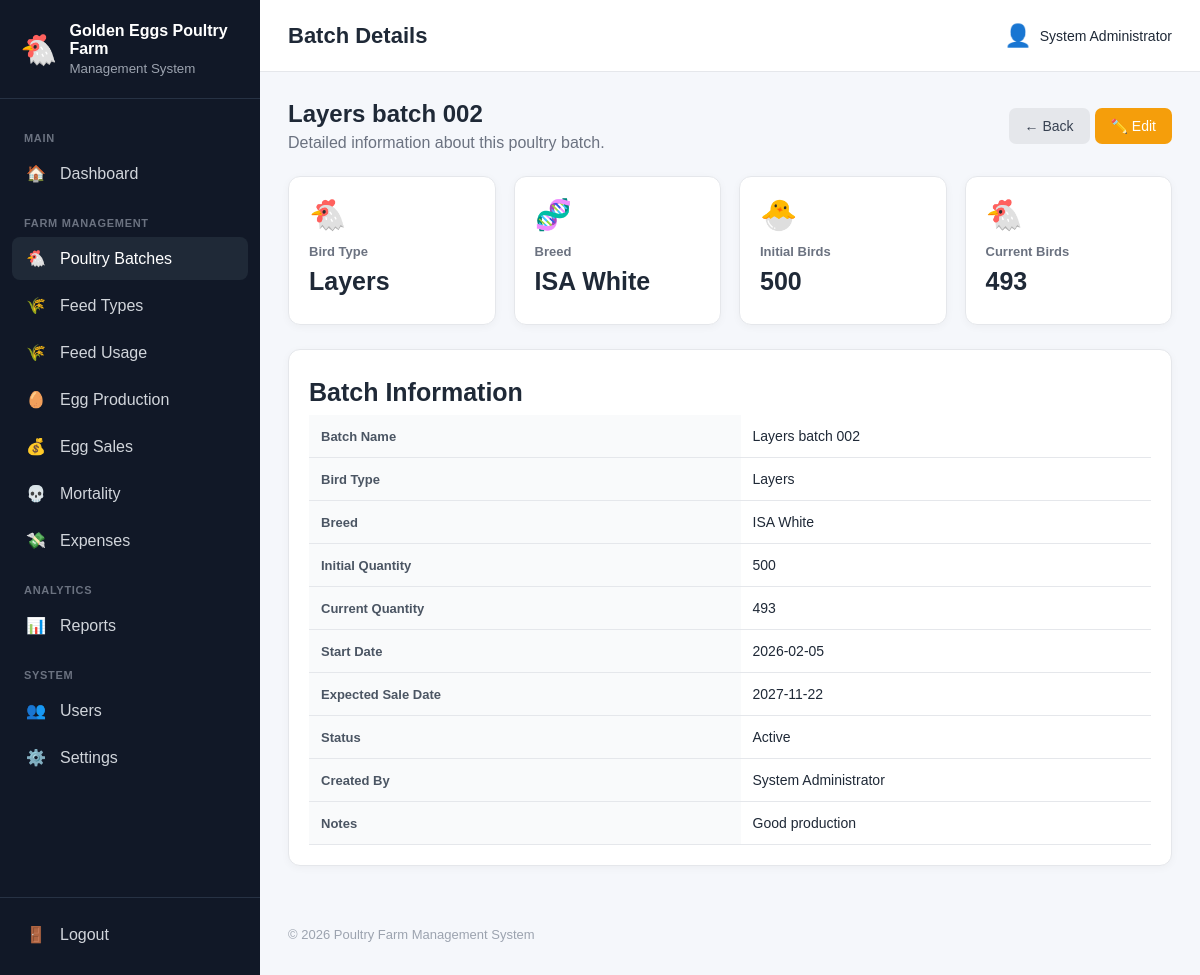
Screenshot of /batches/view.php?id=4 (signed in) with the database file from the repository.
### tables this page shows
CREATE TABLE `farm_settings` (
  `id` int(10) unsigned NOT NULL AUTO_INCREMENT,
  `farm_name` varchar(150) NOT NULL,
  `farm_location` varchar(255) DEFAULT NULL,
  `phone` varchar(50) DEFAULT NULL,
  `email` varchar(150) DEFAULT NULL,
  `currency` varchar(10) DEFAULT 'GHS',
  `timezone` varchar(100) DEFAULT 'Africa/Accra',
  `created_at` timestamp NOT NULL DEFAULT current_timestamp(),
  `updated_at` timestamp NOT NULL DEFAULT current_timestamp() ON UPDATE current_timestamp(),
  PRIMARY KEY (`id`)
);

CREATE TABLE `poultry_batches` (
  `id` int(10) unsigned NOT NULL AUTO_INCREMENT,
  `batch_name` varchar(100) NOT NULL,
  `bird_type` varchar(100) NOT NULL,
  `breed` varchar(100) DEFAULT NULL,
  `initial_quantity` int(10) unsigned NOT NULL,
  `current_quantity` int(10) unsigned NOT NULL,
  `date_started` date NOT NULL,
  `expected_sale_date` date DEFAULT NULL,
  `status` enum('active','sold','completed') DEFAULT 'active',
  `notes` text DEFAULT NULL,
  `created_by` int(10) unsigned DEFAULT NULL,
  `created_at` timestamp NOT NULL DEFAULT current_timestamp(),
  `updated_at` timestamp NOT NULL DEFAULT current_timestamp() ON UPDATE current_timestamp(),
  PRIMARY KEY (`id`),
  KEY `idx_batch_status` (`status`),
  KEY `idx_batch_date` (`date_started`),
  KEY `fk_batch_user` (`created_by`),
  CONSTRAINT `fk_batch_user` FOREIGN KEY (`created_by`) REFERENCES `users` (`id`) ON DELETE SET NULL
);

CREATE TABLE `users` (
  `id` int(10) unsigned NOT NULL AUTO_INCREMENT,
  `full_name` varchar(150) NOT NULL,
  `username` varchar(100) NOT NULL,
  `email` varchar(150) DEFAULT NULL,
  `password_hash` varchar(255) NOT NULL,
  `role` enum('admin','co_owner','employee') NOT NULL DEFAULT 'employee',
  `status` enum('active','inactive') NOT NULL DEFAULT 'active',
  `last_login` datetime DEFAULT NULL,
  `created_at` timestamp NOT NULL DEFAULT current_timestamp(),
  `updated_at` timestamp NOT NULL DEFAULT current_timestamp() ON UPDATE current_timestamp(),
  PRIMARY KEY (`id`),
  UNIQUE KEY `username` (`username`),
  UNIQUE KEY `email` (`email`)
);

### includes/functions.php (called while the page is built, shortened)
<?php
function e(?string $value): string
{
    return htmlspecialchars(
        $value ?? '',
        ENT_QUOTES,
        'UTF-8'
    );
}
function farmSettings(): array
{
    global $pdo;
    $settings = [
        'farm_name' =>
            defined('DEFAULT_FARM_NAME')
                ? DEFAULT_FARM_NAME
                : 'Poultry Farm',
        'farm_location' =>
            'Ghana',
        'phone' =>
            null,
        'email' =>
            null,
        'currency' =>
            defined('DEFAULT_CURRENCY')
                ? DEFAULT_CURRENCY
                : 'GHS',
        'timezone' =>
            defined('DEFAULT_TIMEZONE')
                ? DEFAULT_TIMEZONE
                : 'Africa/Accra'
    ];
    try {
        $stmt = $pdo->query("
            SELECT
                farm_name,
                farm_location,
                phone,
                email,
                currency,
                timezone
            FROM farm_settings
            ORDER BY id ASC
            LIMIT 1
        ");
        $databaseSettings =
            $stmt->fetch(PDO::FETCH_ASSOC);
        if ($databaseSettings) {
            $settings = array_merge(
                $settings,
                $databaseSettings
            );
        }
    } catch (Throwable $e) {
    }
    return $settings;
}
function farmName(): string
{
    return (string) (
        farmSettings()['farm_name']
        ?? 'Poultry Farm'
    );
}
function number(int|float $value): string
{
    return number_format(
        (float)$value
    );
}

### batches/view.php (the view, shortened to what this page needs)
<?php
require_once __DIR__ . '/../config/database.php';
require_once __DIR__ . '/../includes/functions.php';
$id = filter_input(INPUT_GET, 'id', FILTER_VALIDATE_INT);
$stmt = $pdo->prepare("
    SELECT
        pb.*,
        u.full_name AS created_by_name
    FROM poultry_batches pb
    LEFT JOIN users u
        ON pb.created_by = u.id
    WHERE pb.id = ?
    LIMIT 1
");
$stmt->execute([$id]);
$batch = $stmt->fetch();
require_once __DIR__ . '/../includes/header.php';
?>
<div class="page-header">
    <div>
        <h2><?= e($batch['batch_name']) ?></h2>
        <p>Detailed information about this poultry batch.</p>
    </div>
    <div class="action-buttons">
        <a href="index.php" class="btn btn-secondary">
            ← Back
        </a>
        <a href="edit.php?id=<?= (int) $batch['id'] ?>" class="btn btn-warning">
            ✏️ Edit
        </a>
    </div>
</div>
<div class="dashboard-grid">
    <div class="dashboard-card">
        <div class="dashboard-card-icon">🐔</div>
        <h6>Bird Type</h6>
        <h3><?= e($batch['bird_type']) ?></h3>
    </div>
    <div class="dashboard-card">
        <div class="dashboard-card-icon">🧬</div>
        <h6>Breed</h6>
        <h3><?= e($batch['breed'] ?: '—') ?></h3>
    </div>
    <div class="dashboard-card">
        <div class="dashboard-card-icon">🐣</div>
        <h6>Initial Birds</h6>
        <h3><?= number((int) $batch['initial_quantity']) ?></h3>
    </div>
    <div class="dashboard-card">
        <div class="dashboard-card-icon">🐔</div>
        <h6>Current Birds</h6>
        <h3><?= number((int) $batch['current_quantity']) ?></h3>
    </div>
</div>
<div class="dashboard-card" style="margin-top: 24px;">
    <h3>Batch Information</h3>
    <div class="table-responsive">
        <table class="data-table">
            <tbody>
                <tr>
                    <th>Batch Name</th>
                    <td><?= e($batch['batch_name']) ?></td>
                </tr>
                <tr>
                    <th>Bird Type</th>
                    <td><?= e($batch['bird_type']) ?></td>
                </tr>
                <tr>
                    <th>Breed</th>
                    <td><?= e($batch['breed'] ?: '—') ?></td>
                </tr>
                <tr>
                    <th>Initial Quantity</th>
                    <td><?= number((int) $batch['initial_quantity']) ?></td>
                </tr>
                <tr>
                    <th>Current Quantity</th>
                    <td><?= number((int) $batch['current_quantity']) ?></td>
                </tr>
                <tr>
                    <th>Start Date</th>
                    <td><?= e($batch['date_started']) ?></td>
                </tr>
                <tr>
                    <th>Expected Sale Date</th>
                    <td><?= e($batch['expected_sale_date'] ?: '—') ?></td>
                </tr>
                <tr>
                    <th>Status</th>
                    <td><?= e(ucfirst($batch['status'])) ?></td>
                </tr>
                <tr>
                    <th>Created By</th>
                    <td><?= e($batch['created_by_name'] ?: 'System') ?></td>
                </tr>
                <tr>
                    <th>Notes</th>
                    <td><?= nl2br(e($batch['notes'] ?: 'No notes')) ?></td>
                </tr>
            </tbody>
        </table>
    </div>
</div>
<?php require_once __DIR__ . '/../includes/footer.php'; ?>

### includes/sidebar.php (shortened to what this page needs)
<?php
$currentUri = $_SERVER['REQUEST_URI'] ?? '';
function sidebarActive(string $section): string
{
    global $currentUri;
    return str_contains(
        $currentUri,
        $section
    )
        ? 'active'
        : '';
}
?>
<aside class="sidebar" id="sidebar">
    <div class="sidebar-brand">
        <div class="brand-icon">
            🐔
        </div>
        <div>
            <strong>
                <?= e(farmName()) ?>
            </strong>
            <small>
                Management System
            </small>
        </div>
    </div>
    <nav class="sidebar-nav">
        <div class="nav-section">
            MAIN
        </div>
        <a
            href="../dashboard/index.php"
            class="<?= sidebarActive('/dashboard/') ?>"
        >
            <span>
                🏠
            </span>
            <span>
                Dashboard
            </span>
        </a>
        <div class="nav-section">
            FARM MANAGEMENT
        </div>
        <a
            href="../batches/index.php"
            class="<?= sidebarActive('/batches/') ?>"
        >
            <span>
                🐔
            </span>
            <span>
                Poultry Batches
            </span>
        </a>
        <a
            href="../feed_types/index.php"
            class="<?= sidebarActive('/feed_types/') ?>"
        >
            <span>
                🌾
            </span>
            <span>
                Feed Types
            </span>
        </a>
        <a
            href="../feed/index.php"
            class="<?= sidebarActive('/feed/') ?>"
        >
            <span>
                🌾
            </span>
            <span>
                Feed Usage
            </span>
        </a>
        <a
            href="../eggs/index.php"
            class="<?= sidebarActive('/eggs/') ?>"
        >
            <span>
                🥚
            </span>
            <span>
                Egg Production
            </span>
        </a>
        <a
            href="../sales/index.php"
            class="<?= sidebarActive('/sales/') ?>"
        >
            <span>
                💰
            </span>
            <span>
                Egg Sales
            </span>
        </a>
        <a
            href="../mortality/index.php"
            class="<?= sidebarActive('/mortality/') ?>"
        >
            <span>
                💀
            </span>
            <span>
                Mortality
            </span>
        </a>
        <a
            href="../expenses/index.php"
            class="<?= sidebarActive('/expenses/') ?>"
        >
            <span>
                💸
            </span>
            <span>
                Expenses
            </span>
        </a>
        <div class="nav-section">
            ANALYTICS
        </div>
        <a
            href="../reports/index.php"
            class="<?= sidebarActive('/reports/') ?>"
        >
            <span>
                📊
            </span>
            <span>
                Reports
            </span>
        </a>
        <div class="nav-section">
            SYSTEM
        </div>
        <a
            href="../users/index.php"
            class="<?= sidebarActive('/users/') ?>"
        >
            <span>
                👥
            </span>
            <span>
                Users
            </span>
        </a>
        <a
            href="../settings/index.php"
            class="<?= sidebarActive('/settings/') ?>"
        >
            <span>
                ⚙️
            </span>
            <span>
                Settings
            </span>
        </a>
    </nav>
    <div class="sidebar-footer">
        <a
            href="../auth/logout.php"
            class="logout-link"
        >
            <span>
                🚪
            </span>
            <span>
                Logout
            </span>
        </a>
    </div>
</aside>

### public/assets/css/app.css (style rules this page uses)
* { box-sizing: border-box; }
html, body { margin: 0; padding: 0; font-family: Arial, Helvetica, sans-serif; background: #f5f7fb; color: #1f2937; }
a { text-decoration: none; }
.sidebar { width: 260px; min-height: 100vh; background: #111827; color: white; position: fixed; left: 0; top: 0; bottom: 0; display: flex; flex-direction: column; z-index: 1000; }
.sidebar-brand { display: flex; align-items: center; gap: 12px; padding: 22px 20px; border-bottom: 1px solid #273244; }
.brand-icon { font-size: 30px; }
.sidebar-brand strong { display: block; font-size: 16px; }
.sidebar-brand small { display: block; color: #9ca3af; margin-top: 3px; }
.sidebar-nav { padding: 15px 12px; flex: 1; overflow-y: auto; }
.nav-section { font-size: 11px; font-weight: bold; color: #6b7280; padding: 18px 12px 8px; letter-spacing: 0.7px; }
.sidebar-nav a, .logout-link { display: flex; align-items: center; gap: 12px; color: #d1d5db; padding: 12px; margin-bottom: 4px; border-radius: 8px; transition: 0.2s; }
.sidebar-nav a:hover, .sidebar-nav a.active { background: #1f2937; color: white; }
.sidebar-nav a span:first-child, .logout-link span:first-child { width: 24px; text-align: center; }
.sidebar-footer { padding: 15px 12px; border-top: 1px solid #273244; }
.dashboard-grid { display: grid; grid-template-columns: repeat(4, 1fr); gap: 18px; }
.dashboard-card { background: white; border: 1px solid #e5e7eb; border-radius: 12px; padding: 20px; box-shadow: 0 2px 8px rgba(0, 0, 0, 0.04); }
.dashboard-card-icon { font-size: 30px; margin-bottom: 12px; }
.dashboard-card h6 { margin: 0; color: #6b7280; font-size: 13px; }
.dashboard-card h3 { margin: 8px 0; font-size: 25px; }
.page-header { display: flex; align-items: center; justify-content: space-between; gap: 20px; margin-bottom: 24px; }
.page-header h2 { margin: 0 0 6px; }
.page-header p { margin: 0; color: #6b7280; }
.btn { display: inline-flex; align-items: center; justify-content: center; gap: 6px; border: 0; border-radius: 7px; padding: 10px 16px; font-size: 14px; cursor: pointer; transition: 0.2s; }
.btn-secondary { background: #e5e7eb; color: #374151; }
.btn-warning { background: #f59e0b; color: white; }
.table-responsive { width: 100%; overflow-x: auto; }
.data-table { width: 100%; border-collapse: collapse; min-width: 900px; }
.data-table th, .data-table td { padding: 13px 12px; text-align: left; border-bottom: 1px solid #e5e7eb; }
.data-table th { background: #f9fafb; font-size: 13px; color: #4b5563; }
.data-table td { font-size: 14px; }
.action-buttons { display: flex; gap: 5px; flex-wrap: wrap; }

### rows the page displays
farm_settings: farm_name "Golden Eggs Poultry Farm"
poultry_batches: batch_name "Layers batch 002", bird_type "Layers", breed "ISA White", initial_quantity "500", current_quantity "493", date_started "2026-02-05", expected_sale_date "2027-11-22", status "Active", created_by.full_name "System Administrator", notes "Good production"

### other values shown
$pageTitle "Batch Details"
$_SESSION['full_name'] "System Administrator"
